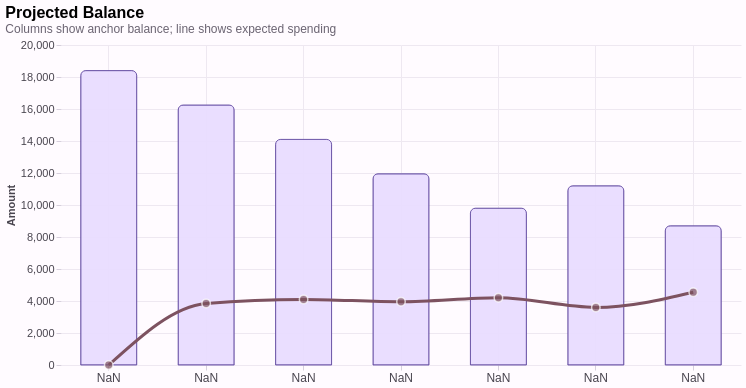

Write a Vega-Lite specification for this figure.
### Vega-Lite specification from a JSON file in a GitHub repository (floating-point values rounded to 4 significant figures)
{"$schema": "https://vega.github.io/schema/vega-lite/v5.json", "description": "Anchor balance columns with expected spending as a line.", "title": {"text": "Projected Balance", "subtitle": "Columns show anchor balance; line shows expected spending", "anchor": "start", "fontSize": 16, "subtitleFontSize": 12, "subtitleColor": "#6b6472"}, "width": 680, "height": 320, "data": {"values": [{"date": "2026-01-10", "anchorBalance": 18400, "spendingAtAnchor": 0, "splitCcAtAnchor": 0}, {"date": "2026-02-10", "anchorBalance": 16250, "spendingAtAnchor": 3850, "splitCcAtAnchor": 900}, {"date": "2026-03-10", "anchorBalance": 14100, "spendingAtAnchor": 4100, "splitCcAtAnchor": 1250}, {"date": "2026-04-10", "anchorBalance": 11950, "spendingAtAnchor": 3950, "splitCcAtAnchor": 1500}, {"date": "2026-05-10", "anchorBalance": 9800, "spendingAtAnchor": 4200, "splitCcAtAnchor": 1750}, {"date": "2026-06-10", "anchorBalance": 11200, "spendingAtAnchor": 3600, "splitCcAtAnchor": 1200}, {"date": "2026-07-10", "anchorBalance": 8700, "spendingAtAnchor": 4550, "splitCcAtAnchor": 2100}]}, "transform": [{"calculate": "datum.spendingAtAnchor", "as": "expectedSpending"}, {"calculate": "datum.splitCcAtAnchor", "as": "creditCardPayments"}], "layer": [{"mark": {"type": "bar", "cornerRadiusTopLeft": 5, "cornerRadiusTopRight": 5, "color": "#eaddff", "stroke": "#6750a4", "strokeWidth": 0.9, "opacity": 0.96, "width": 56}, "encoding": {"x": {"field": "date", "type": "ordinal", "title": null, "sort": {"field": "date", "order": "ascending"}, "scale": {"paddingInner": 0.08, "paddingOuter": 0.03}, "axis": {"labelExpr": "timeFormat(toDate(datum.label), '%b %d')", "labelAngle": 0, "labelFontSize": 12, "labelColor": "#49454f"}}, "y": {"field": "anchorBalance", "type": "quantitative", "title": "Amount", "axis": {"format": ",.0f", "labelFontSize": 11}}, "tooltip": [{"field": "date", "type": "temporal", "title": "Anchor period", "format": "%b %d, %Y"}, {"field": "anchorBalance", "type": "quantitative", "title": "Anchor balance", "format": ",.0f"}, {"field": "expectedSpending", "type": "quantitative", "title": "Expected spending", "format": ",.0f"}, {"field": "creditCardPayments", "type": "quantitative", "title": "Split CC @ anchor", "format": ",.0f"}]}}, {"mark": {"type": "line", "strokeWidth": 3, "interpolate": "monotone", "color": "#7d5260"}, "encoding": {"x": {"field": "date", "type": "ordinal", "sort": {"field": "date", "order": "ascending"}, "scale": {"paddingInner": 0.08, "paddingOuter": 0.03}}, "y": {"field": "expectedSpending", "type": "quantitative"}, "tooltip": [{"field": "date", "type": "temporal", "title": "Anchor period", "format": "%b %d, %Y"}, {"field": "expectedSpending", "type": "quantitative", "title": "Expected spending", "format": ",.0f"}, {"field": "anchorBalance", "type": "quantitative", "title": "Anchor balance", "format": ",.0f"}, {"field": "creditCardPayments", "type": "quantitative", "title": "Split CC @ anchor", "format": ",.0f"}]}}, {"mark": {"type": "point", "filled": true, "size": 72, "stroke": "white", "strokeWidth": 1.5, "color": "#7d5260"}, "encoding": {"x": {"field": "date", "type": "ordinal", "sort": {"field": "date", "order": "ascending"}, "scale": {"paddingInner": 0.08, "paddingOuter": 0.03}}, "y": {"field": "expectedSpending", "type": "quantitative"}, "tooltip": [{"field": "date", "type": "temporal", "title": "Anchor period", "format": "%b %d, %Y"}, {"field": "expectedSpending", "type": "quantitative", "title": "Expected spending", "format": ",.0f"}, {"field": "anchorBalance", "type": "quantitative", "title": "Anchor balance", "format": ",.0f"}, {"field": "creditCardPayments", "type": "quantitative", "title": "Split CC @ anchor", "format": ",.0f"}]}}], "config": {"background": "#fffbff", "view": {"stroke": null}, "axis": {"grid": true, "gridColor": "#eee8f1", "domain": false, "tickColor": "#d7d0dd", "labelColor": "#49454f", "titleColor": "#49454f"}, "legend": {"labelColor": "#49454f"}}}
